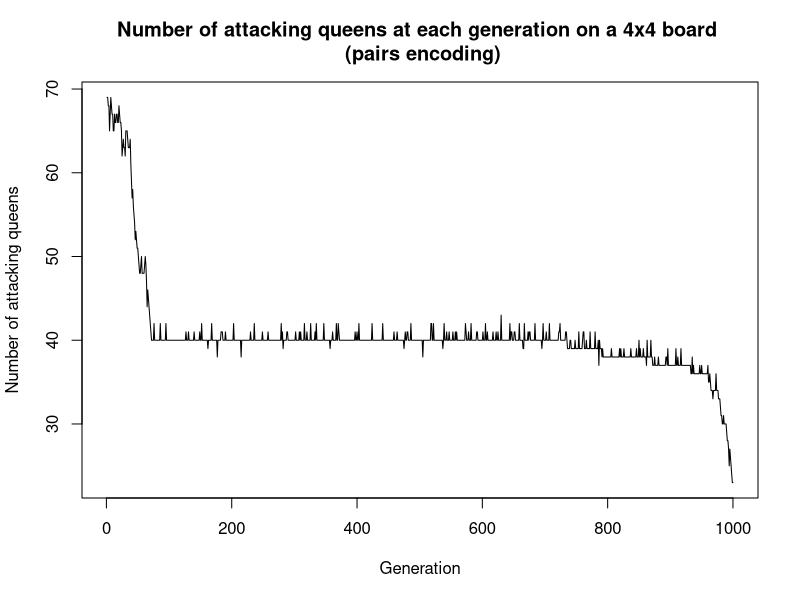
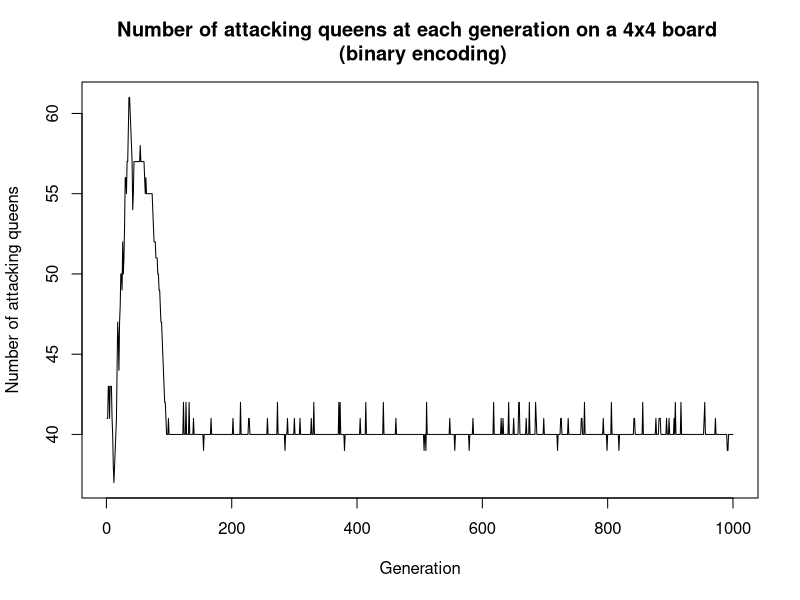
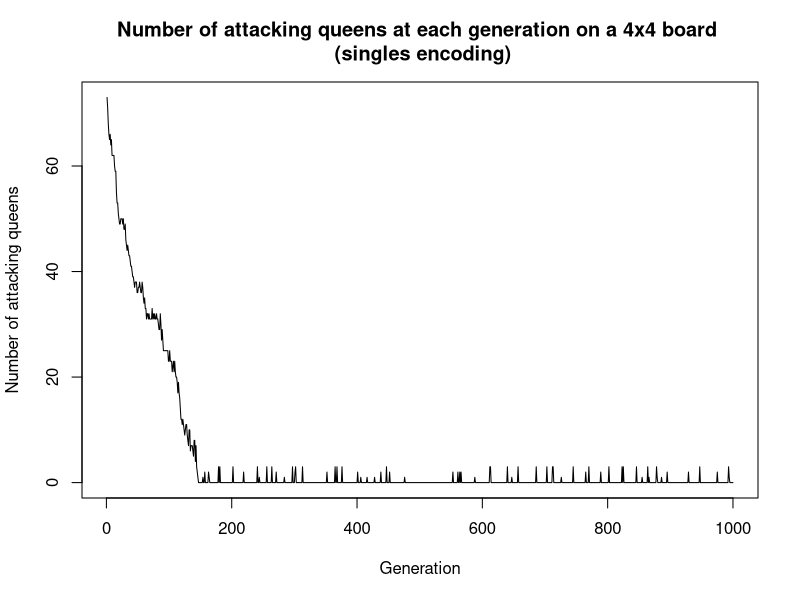
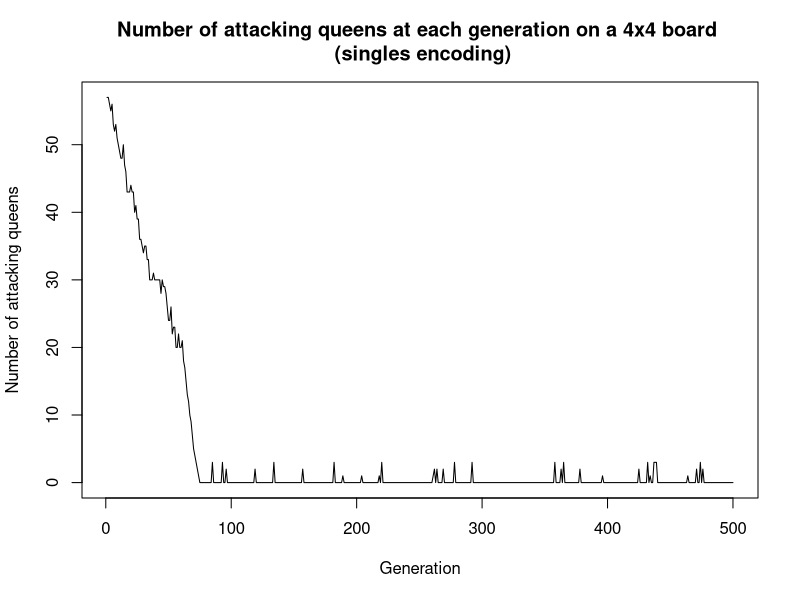
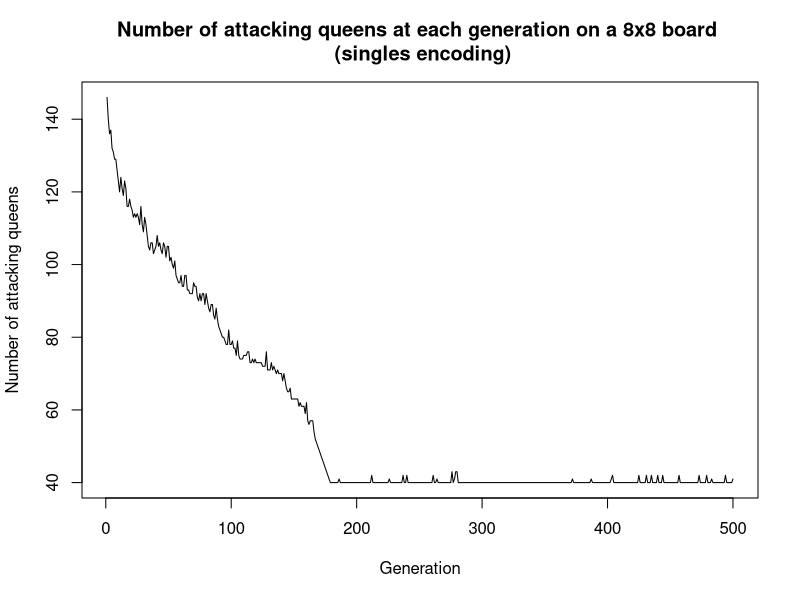
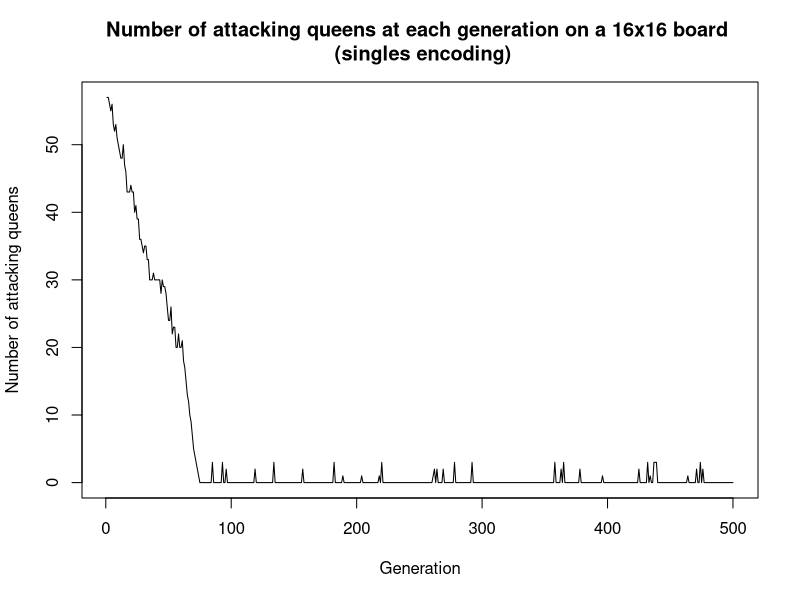
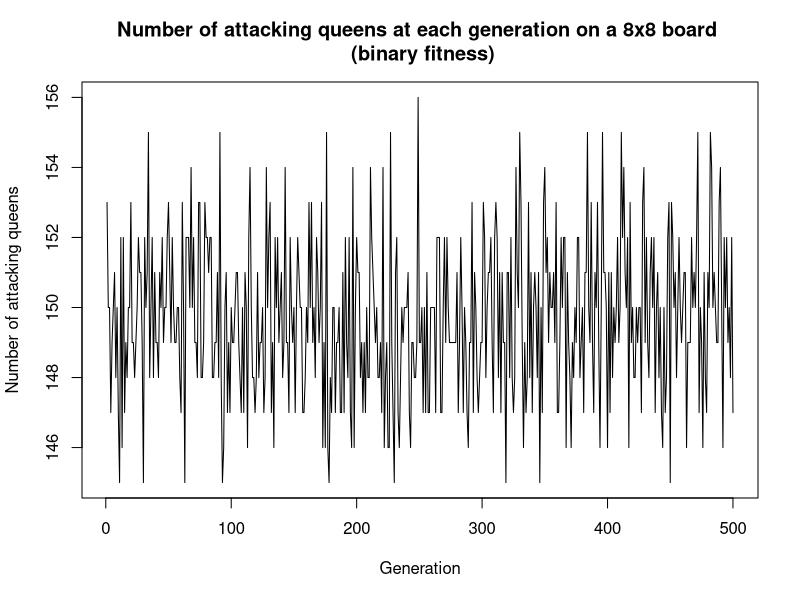
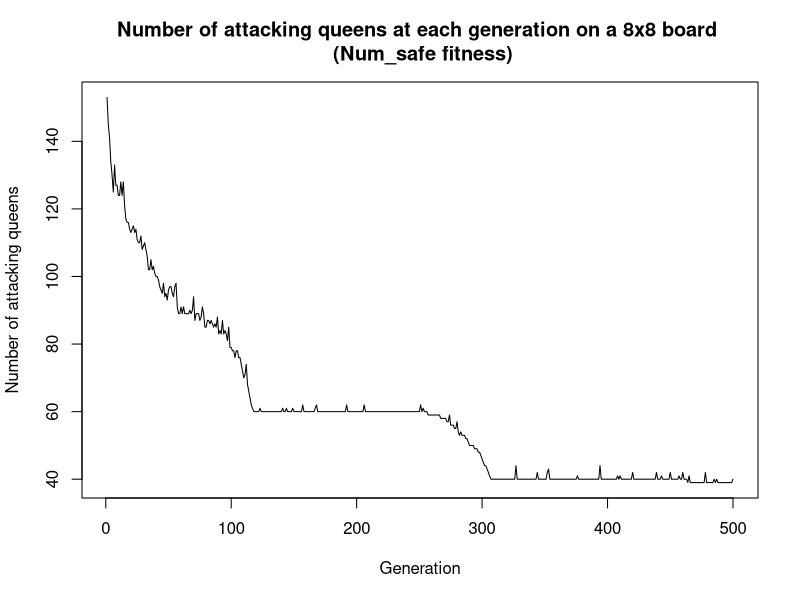

The R script that drew these images, in order:
## ---- chunk 1
knitr::opts_chunk$set(echo = FALSE)
## ---- chunk 2
BinToDec <- function(x){
  #https://stackoverflow.com/questions/12892348/convert-binary-string-to-binary-or-decimal-value
  sum(2^(which(rev(unlist(strsplit(as.character(x), "")) == 1))-1))
}

vizualize_board <- function(layout, n){
  #Given a layout, vizualizes the board
  if(typeof(layout) == "list" & is.null(ncol(layout))){
    #print("Binary")
    #Binary
    board <- matrix(nrow = n, ncol = n)
    #fill the board with 0s
    for (i in 1:nrow(board)){
      for (j in 1:ncol(board)){
        board[i,j] <- 0
      }
    }
    for (i in 1:n){
      board[i,BinToDec(layout[[i]])] <- 1
    }
    board <- t(board)
    #print(board)
  }else if(typeof(layout) == "integer" & is.null(ncol(layout))){
    #print("Singles")
    #Singles
    #fill the board with 0s
    board <- matrix(nrow = n, ncol = n)
    for (i in 1:n){
      for (j in 1:n){
        board[i,j] <- 0
      }
    }
    for (i in 1:n){
      board[i,layout[i]] <- 1
    }
    board <- t(board)
    #print(board)
  }else{
    #Pairs
    #print("Pairs")
    board <- matrix(nrow = n, ncol = n)
    #fill the board with 0s
    for (i in 1:nrow(board)){
      for (j in 1:ncol(board)){
        board[i,j] <- 0
      }
    }
    for (i in 1:nrow(layout)){
      board[layout[i,1], layout[i,2]] <- 1
    }
  }
  #Print the board in the console:
  for (i in 1:(nrow(board)*2)){
    cat("_")
  }
  cat("\n")
  for (i in 1:nrow(board)){
    cat("|")
    for (j in 1:ncol(board)){
      if(board[i,j] == 0){
        cat(" |")
      }else{
        cat("Q|")
      }
    }
    cat("\n")
  }
}
## ---- chunk 3
#################### PAIRS REPRESENTATION ####################

# Question 2 : Crossover

crossover <- function(layout1, layout2, p){
  #PAIRS (matrix)
  kid <- matrix(nrow = nrow(layout1), ncol = 2)
  for (i in 1:p){
    kid[i,] <- layout1[i,]
  }
  for (i in (p+1):nrow(layout2)){
    kid[i,] <- layout2[i,]
  }
  return(kid)
}

# Question 3 : Mutate

mutate <- function(layout,n){
  pair <- sample(n,1)
  layout[pair,1] <- sample(n,1)
  layout[pair,2] <- sample(n,1)
  #Disadvantages of this layout : can move to a location where there is already a queen 
  # --> Good or bad ? Good: simulate a queen "disappearing", bad: duplicates in the representation
  return(layout)
}

# Question 4 : Fitness

fitness <- function(layout, fitness_function, n){
  board <- matrix(nrow = n, ncol = n)
  #fill the board with 0s
  for (i in 1:n){
    for (j in 1:n){
      board[i,j] <- 0
    }
  }
  #fill the board with 1s where there are queens
  for (i in 1:n){
    board[layout[i,1], layout[i,2]] <- 1
  }
  #================================================================================
 #Convert the board to a list of coordinates 
  my_vec <- c()
  for(i in 1:n){
    for(j in 1:n){
      if(board[i,j]==1){
        my_vec <- c(my_vec, c(i,j))
      }
    }
  }
  if(length(my_vec) == 0){
    return(0)
  }
  points<-array( my_vec, dim=c(2,length(my_vec)/2))
  are_attacking_eachother <- function(Q1,Q2){
    #https://stackoverflow.com/questions/57239548/how-to-check-if-a-queen-is-under-attack-in-nqueens
    (Q1[1] == Q2[1] | Q1[2] == Q2[2] | Q1[1]-Q1[2] == Q2[1]-Q2[2] | Q1[1]+Q1[2] == Q2[1]+Q2[2])
  }
  fitness <- 0
  if(length(points)/2 == 1){
    if(fitness_function == "binary"){
      return(0)
    }else if(fitness_function == "num_safe"){
      return(1)
    }else{
      #number of attacking pairs
      return(0)
    }
  }else if(fitness_function == "binary"){
      for(queen in 1:((length(points)/2)-1)){
        for(other_queen in (queen+1):(length(points)/2)){
          Q1 <- c(points[1,queen], points[2,queen])
          Q2 <- c(points[1,other_queen], points[2,other_queen])
          if(are_attacking_eachother(Q1, Q2)){
            fitness <- 1
          }
        } 
      }
  }else if(fitness_function == "num_safe"){
    safe <- 0
     for(queen in 1:((length(points)/2)-1)){
        for(other_queen in (queen+1):(length(points)/2)){
          Q1 <- c(points[1,queen], points[2,queen])
          Q2 <- c(points[1,other_queen], points[2,other_queen])
          if(!are_attacking_eachother(Q1, Q2)){
            safe <- safe + 2
          }
        } 
     }
    #to scale to [0,1], we could divide by the max number of queens that can be safe
    fitness <- safe
  }else if(fitness_function == "num_attacking"){
    num_attacking <- 0
    for(queen in 1:((length(points)/2)-1)){
      for(other_queen in (queen+1):(length(points)/2)){
        Q1 <- c(points[1,queen], points[2,queen])
        Q2 <- c(points[1,other_queen], points[2,other_queen])
        if(are_attacking_eachother(Q1, Q2)){
          num_attacking <- num_attacking + 1
        }
      } 
    }
    fitness <- num_attacking
  }else{
      #(nC2 - number) of pairs of queens attacking each other.
      nc2 <- (n*(n-1)/2)
      num_attacking <- 0
      for(queen in 1:((length(points)/2)-1)){
        for(other_queen in (queen+1):(length(points)/2)){
          Q1 <- c(points[1,queen], points[2,queen])
          Q2 <- c(points[1,other_queen], points[2,other_queen])
          if(are_attacking_eachother(Q1, Q2)){
            fitness <- 1
          }
        } 
      }
      fitness <- (nc2 - num_attacking)
  }
  return(fitness)
}

# Question 5 : Genetic Algorithm

generate_random_layout_pairs <- function(n){
  pairs<-array(0, dim=c(n,2))
  for (i in 1:n){
    pairs[i,1] <- sample(n,1)
    pairs[i,2] <- sample(n,1)
  }
  return(pairs)
}

darwin_pairs <- function(n_generations, board_size, n_population, mutprob, fitness_function, crossover_p){
  ###### Initialization ######
  #generate random population
  population <- list()
  for(i in 1:n_population){
    population[[i]] <- generate_random_layout_pairs(board_size)
  }

  #calculate fitness of population
  fitnesses <- c()
  for(i in 1:n_population){
    fitnesses[i] <- fitness(population[[i]], fitness_function, board_size)
  }
  n_attacking_queens <- c()
  solutions <- list()
  ###### Genetic Algorithm ######
  for(generation in 1:n_generations){

    #Two individuals are randomly sampled from the current population, 
    # they are further used as parents
    parents <- sample(population, 2, replace = FALSE)

    #One individual with the smallest fitness is selected from the current population,
    # this will be the victim
    victim <- population[which.min(fitnesses)]
    victim_idx <- which.min(fitnesses)
    #The two sampled parents are to produce a kid by crossover
    kid <- crossover(parents[[1]], parents[[2]], p=crossover_p)

    #this kid should be mutated with probability mutprob
    if(runif(1) < mutprob){
      kid <- mutate(kid, board_size)
    }

    #The victim is replaced by the kid in the population
    population[[victim_idx]] <- kid

    #Do not forget to update the vector of fitness values of the population
    fitnesses[victim_idx] <- fitness(kid, fitness_function, board_size)

    #Remember the number of pairs of queens attacking each other at the given iteration
    attacking_queens <- 0
    for(i in 1:n_population){
      attacking_queens <- attacking_queens + fitness(population[[i]], "num_attacking", board_size)
      if(fitness(population[[i]], "num_attacking", board_size) == 0){
        solutions[[length(solutions)+1]] <- population[[i]]
      }
    }
    n_attacking_queens <- c(n_attacking_queens, attacking_queens)

  }
  return(list(n_attacking_queens = n_attacking_queens, solutions = solutions))
}

## ---- chunk 4
# Question 6 : Legal Configuration
res_pairs <- darwin_pairs(n_generations = 1000, 
                          board_size =  4, 
                          n_population = 20, 
                          mutprob = 0.1, 
                          fitness_function = "num_safe",
                          crossover_p = 2)

cat("found", length(res_pairs$solutions), "legal configurations \n")
cat("Example of a legal configuration : \n")
if(length(res_pairs$solutions) > 0){
  vizualize_board(res_pairs$solutions[[1]], 4)
}
## ---- chunk 5
# Question 7 : Plot
plot(res_pairs$n_attacking_queens, type="l", xlab="Generation", ylab="Number of attacking queens")
title("Number of attacking queens at each generation on a 4x4 board \n (pairs encoding)")

## ---- chunk 6
################### Binary Representation ###################

# Question 2 : Crossover

crossover <- function(layout1, layout2, p){
  #p < log2(n)/2
  kid <- list()
  for (i in 1:p){
    kid[[i]] <- layout1[[i]]
  }
  for (i in (p+1):length(layout2)){
    kid[[i]] <- layout2[[i]]
  }
  return(kid)
}

# Question 3 : Mutate

mutate <- function(layout,n){
    #randomly select a binary string
    binary_string <- sample(1:length(layout), 1)
    #randomly select a bit in the binary string
    bit <- sample(1:length(layout[[binary_string]]), 1)
    #flip the bit
    layout[[binary_string]][bit] <- abs(layout[[binary_string]][bit] - 1)
    return(layout)
}

# Question 4 : Fitness

fitness <- function(layout, fitness_function, n){
  #Very twisted and inefficient way of doing things, to be modified
  board <- matrix(nrow = n, ncol = n)
  #fill the board with 0s
  for (i in 1:nrow(board)){
    for (j in 1:ncol(board)){
      board[i,j] <- 0
    }
  }
  for (i in 1:length(layout)){
    board[i, BinToDec(layout[[i]])] <- 1
  }
  board <- t(board) 

  #================================================================================
  #At this point, the board var should contain a matrix on the state of the board, with 1s for queens and 0s for empty spaces
  #Convert the board to a list of coordinates 
  my_vec <- c()
  for(i in 1:n){
    for(j in 1:n){
      if(board[i,j]==1){
        my_vec <- c(my_vec, c(i,j))
      }
    }
  }
  if(length(my_vec) == 0){
    return(0)
  }
  points<-array( my_vec, dim=c(2,length(my_vec)/2))
  are_attacking_eachother <- function(Q1,Q2){
    #https://stackoverflow.com/questions/57239548/how-to-check-if-a-queen-is-under-attack-in-nqueens
    (Q1[1] == Q2[1] | Q1[2] == Q2[2] | Q1[1]-Q1[2] == Q2[1]-Q2[2] | Q1[1]+Q1[2] == Q2[1]+Q2[2])
  }
  fitness <- 0
  #If only one queen on the board:
  if(length(points)/2 <= 1){
    if(fitness_function == "binary"){
      return(0)
    }else if(fitness_function == "num_safe"){
      return(length(points)/2)
    }else{ #number of attacking pairs
      return(0)
    }
    
  }else if(fitness_function == "binary"){
      for(queen in 1:((length(points)/2)-1)){
        for(other_queen in (queen+1):(length(points)/2)){
          Q1 <- c(points[1,queen], points[2,queen])
          Q2 <- c(points[1,other_queen], points[2,other_queen])
          if(are_attacking_eachother(Q1, Q2)){
            fitness <- 1
          }
        } 
      }
  }else if(fitness_function == "num_safe"){
    safe <- 0
     for(queen in 1:((length(points)/2)-1)){
        for(other_queen in (queen+1):(length(points)/2)){
          Q1 <- c(points[1,queen], points[2,queen])
          Q2 <- c(points[1,other_queen], points[2,other_queen])
          if(!are_attacking_eachother(Q1, Q2)){
            safe <- safe + 2
          }
        } 
     }
    #to scale to [0,1], we can divide by the max number of queens that can be safe
    fitness <- safe
    
  }else if(fitness_function == "num_attacking"){
    num_attacking <- 0
    for(queen in 1:((length(points)/2)-1)){
      for(other_queen in (queen+1):(length(points)/2)){
        Q1 <- c(points[1,queen], points[2,queen])
        Q2 <- c(points[1,other_queen], points[2,other_queen])
        if(are_attacking_eachother(Q1, Q2)){
          num_attacking <- num_attacking + 1
        }
      } 
    }
    fitness <- num_attacking
  }else{
      #(nC2 - number) of pairs of queens attacking each other.
      nc2 <- (n*(n-1)/2)
      num_attacking <- 0
      for(queen in 1:((length(points)/2)-1)){
        for(other_queen in (queen+1):(length(points)/2)){
          Q1 <- c(points[1,queen], points[2,queen])
          Q2 <- c(points[1,other_queen], points[2,other_queen])
          if(are_attacking_eachother(Q1, Q2)){
            fitness <- 1
          }
        } 
      }
      fitness <- nc2 - num_attacking
  }
  return(fitness)
}

# Question 5 : Genetic Algorithm

generate_random_layout_binary <- function(n){
  #Only works for n powers of 2, otherwise it can produces queens outside of the board
  layout <- list()
  for (i in 1:n){
    layout[[i]] <- sample(0:1, ceiling(log2(n)), replace = TRUE)
  }
  return(layout)
}

darwin_bin <- function(n_generations, board_size, n_population, mutprob, fitness_function, crossover_p){

  #generate random population
  population <- list()
  for(i in 1:n_population){
    population[[i]] <- generate_random_layout_binary(board_size)
  }

  #calculate fitness of population
  fitnesses <- c()
  for(i in 1:n_population){
    fitnesses[i] <- fitness(population[[i]], fitness_function, board_size)
  }
  n_attacking_queens <- c()
  solutions <- list()
  ###### Genetic Algorithm ######
  for(generation in 1:n_generations){
    #Two individuals are randomly sampled from the current population, they are further used as parents
    parents <- sample(population, 2, replace = FALSE)

    #One individual with the smallest fitness is selected from the current population, this will be the victim
    victim <- population[which.min(fitnesses)][[1]]
    victim_idx <- which.min(fitnesses)

    #The two sampled parents are to produce a kid by crossover
    kid <- crossover(parents[[1]], parents[[2]], p=crossover_p)
    #this kid should be mutated with probability mutprob
    if(runif(1) < mutprob){
      kid <- mutate(kid, board_size)
    }
    #The victim is replaced by the kid in the population
  
    population[[victim_idx]] <- kid

    #Do not forget to update the vector of fitness values of the population
    fitnesses[victim_idx] <- fitness(kid, fitness_function, board_size)

  #Remember the number of pairs of queens attacking each other at the given iteration
    attacking_queens <- 0
    for(i in 1:n_population){
      attacking_queens <- attacking_queens + fitness(population[[i]], "num_attacking", board_size)
      if(fitness(population[[i]], "num_attacking", board_size) == 0){
        solutions[[length(solutions)+1]] <- population[[i]]
      }
    }
    n_attacking_queens <- c(n_attacking_queens, attacking_queens)

  }
  return(list(n_attacking_queens = n_attacking_queens, solutions = solutions))
}

## ---- chunk 7
# Question 6 : Legal Configuration
res_bin <- darwin_bin(n_generations = 1000, 
                          board_size =  4, 
                          n_population = 20, 
                          mutprob = 0.1, 
                          fitness_function = "num_safe",
                          crossover_p = 1) #Bin rep so 2bits only

cat("found", length(res_bin$solutions), "legal configurations \n")
cat("Example of a legal configuration : \n")
if(length(res_bin$solutions) > 0){
  vizualize_board(res_bin$solutions[[1]], 4)
}
## ---- chunk 8
# Question 7 : Plot
plot(res_bin$n_attacking_queens, type="l", xlab="Generation", ylab="Number of attacking queens")
title("Number of attacking queens at each generation on a 4x4 board \n (binary encoding)")

## ---- chunk 9
################### Singles Representation ###################

# Question 2 : Crossover

crossover <- function(layout1, layout2, p){
  kid <- c()
    for (i in 1:p){
      kid <- c(kid , layout1[i])
    }
    for (i in (p+1):length(layout2)){
      kid <- c(kid , layout2[i])
    }
    return(kid)
}

# Question 3 : Mutate

mutate <- function(layout,n){
    row <- sample(n,1)
    layout[row] <- sample(n,1)
    #Disadvantages of this method : a queen can only be moved within a column, and it can also not be moved at all
    return(layout)
}

# Question 4 : Fitness

fitness <- function(layout, fitness_function, n){
  #Very twisted and inefficient way of doing things, to be modified
  board <- matrix(nrow = n, ncol = n)
  #fill the board with 0s
  for (i in 1:n){
    for (j in 1:n){
      board[i,j] <- 0
    }
  }
  for (i in 1:n){
    board[i,layout[i]] <- 1
  }
  board <- t(board)
  #================================================================================
  #At this point, the board var should contain a matrix on the state of the board, with 1s for queens and 0s for empty spaces
  #Convert the board to a list of coordinates 
  my_vec <- c()
  for(i in 1:n){
    for(j in 1:n){
      if(board[i,j]==1){
        my_vec <- c(my_vec, c(i,j))
      }
    }
  }
  if(length(my_vec) == 0){
    return(0)
  }
  points<-array( my_vec, dim=c(2,length(my_vec)/2))
  are_attacking_eachother <- function(Q1,Q2){
    #https://stackoverflow.com/questions/57239548/how-to-check-if-a-queen-is-under-attack-in-nqueens
    (Q1[1] == Q2[1] | Q1[2] == Q2[2] | Q1[1]-Q1[2] == Q2[1]-Q2[2] | Q1[1]+Q1[2] == Q2[1]+Q2[2])
  }
  fitness <- 0
  #If only one queen on the board:
  if(length(points)/2 <= 1){
    if(fitness_function == "binary"){
      return(0)
    }else if(fitness_function == "num_safe"){
      return(length(points)/2)
    }else{ #number of attacking pairs
      return(0)
    }
  }else if(fitness_function == "binary"){
      for(queen in 1:((length(points)/2)-1)){
        for(other_queen in (queen+1):(length(points)/2)){
          Q1 <- c(points[1,queen], points[2,queen])
          Q2 <- c(points[1,other_queen], points[2,other_queen])
          if(are_attacking_eachother(Q1, Q2)){
            fitness <- 1
          }
        } 
      }
  }else if(fitness_function == "num_safe"){
    safe <- 0
     for(queen in 1:((length(points)/2)-1)){
        for(other_queen in (queen+1):(length(points)/2)){
          Q1 <- c(points[1,queen], points[2,queen])
          Q2 <- c(points[1,other_queen], points[2,other_queen])
          if(!are_attacking_eachother(Q1, Q2)){
            safe <- safe + 2
          }
        } 
     }
    #to scale to [0,1], we can divide by the max number of queens that can be safe
    fitness <- safe
  }else if(fitness_function == "num_attacking"){
    num_attacking <- 0
    for(queen in 1:((length(points)/2)-1)){
      for(other_queen in (queen+1):(length(points)/2)){
        Q1 <- c(points[1,queen], points[2,queen])
        Q2 <- c(points[1,other_queen], points[2,other_queen])
        if(are_attacking_eachother(Q1, Q2)){
          num_attacking <- num_attacking + 1
        }
      } 
    }
    fitness <- num_attacking
  }else{
      #(nC2 - number) of pairs of queens attacking each other.
      nc2 <- (n*(n-1)/2)
      num_attacking <- 0
      for(queen in 1:((length(points)/2)-1)){
        for(other_queen in (queen+1):(length(points)/2)){
          Q1 <- c(points[1,queen], points[2,queen])
          Q2 <- c(points[1,other_queen], points[2,other_queen])
          if(are_attacking_eachother(Q1, Q2)){
            fitness <- 1
          }
        } 
      }
      fitness <- (nc2 - num_attacking)
  }
  return(fitness)
}

# Question 5 : Genetic Algorithm

generate_random_layout_singles <- function(n){
  layout <- c()
  for (i in 1:n){
    layout[i] <- sample(1:n,1)
  }
  return(layout)
}

darwin_singles <- function(n_generations, board_size, n_population, mutprob, fitness_function, crossover_p){

  #generate random population
  population <- list()
  for(i in 1:n_population){
    population[[i]] <- generate_random_layout_singles(board_size)
  }

  #calculate fitness of population
  fitnesses <- c()
  for(i in 1:n_population){
    fitnesses[i] <- fitness(population[[i]], fitness_function, board_size)
  }
  n_attacking_queens <- c()
  solutions <- list()
  ###### Genetic Algorithm ######
  for(generation in 1:n_generations){
    #Two individuals are randomly sampled from the current population, they are further used as parents
    parents <- sample(population, 2, replace = FALSE)

    #One individual with the smallest fitness is selected from the current population, this will be the victim
    victim <- population[which.min(fitnesses)][[1]]
    victim_idx <- which.min(fitnesses)

    #The two sampled parents are to produce a kid by crossover
    kid <- crossover(parents[[1]], parents[[2]], p=crossover_p)
    #this kid should be mutated with probability mutprob
    if(runif(1) < mutprob){
      kid <- mutate(kid, board_size)
    }
    #The victim is replaced by the kid in the population
  
    population[[victim_idx]] <- kid

    #Do not forget to update the vector of fitness values of the population
    fitnesses[victim_idx] <- fitness(kid, fitness_function, board_size)

  #Remember the number of pairs of queens attacking each other at the given iteration
    attacking_queens <- 0
    for(i in 1:n_population){
      attacking_queens <- attacking_queens + fitness(population[[i]], "num_attacking", board_size)
      if(fitness(population[[i]], "num_attacking", board_size) == 0){
        solutions[[length(solutions)+1]] <- population[[i]]
      }
    }
    n_attacking_queens <- c(n_attacking_queens, attacking_queens)
  }
  return(list(n_attacking_queens = n_attacking_queens, solutions = solutions))
}

## ---- chunk 10
# Question 6 : Legal Configuration
res_sin <- darwin_singles(n_generations = 1000,
                          board_size = 4,
                          n_population = 20,
                          mutprob = 0.1,
                          fitness_function ="num_safe",
                          crossover_p = 2)

cat("found", length(res_sin$solutions), "legal configurations \n")
cat("Example of a legal configuration : \n")
if(length(res_sin$solutions) > 0){
  vizualize_board(res_sin$solutions[[1]], 4)
}
## ---- chunk 11
# Question 7 : Plot
plot(res_sin$n_attacking_queens, type = "l", xlab = "Generation", ylab = "Number of attacking queens")
title("Number of attacking queens at each generation on a 4x4 board \n (singles encoding)")
## ---- chunk 12

# n = 4
start_time <- Sys.time()
res_sin4 <- darwin_singles(n_generations = 500,
                           board_size = 4,
                           n_population = 20,
                           mutprob =0.1,
                           fitness_function = "num_safe",
                           crossover_p = 2)
end_time <- Sys.time()

cat("N = 4 : found", length(res_sin4$solutions), "legal configurations")
cat("\n")
cat("time taken:", end_time - start_time, "seconds")
cat("\n")
plot(res_sin4$n_attacking_queens, type = "l", xlab = "Generation", ylab = "Number of attacking queens")
title("Number of attacking queens at each generation on a 4x4 board \n (singles encoding)")

# n = 8
start_time <- Sys.time()
res_sin8 <- darwin_singles(n_generations = 500,
                           board_size = 8,
                           n_population = 20,
                           mutprob =0.1,
                           fitness_function = "num_safe",
                           crossover_p = 4)
end_time <- Sys.time()

cat("N = 8 : found", length(res_sin8$solutions), "legal configurations")
cat("\n")
cat("time taken:", end_time - start_time, "seconds")
cat("\n")
plot(res_sin8$n_attacking_queens, type = "l", xlab = "Generation", ylab = "Number of attacking queens")
title("Number of attacking queens at each generation on a 8x8 board \n (singles encoding)")

# n = 16
start_time <- Sys.time()
res_sin16 <- darwin_singles(n_generations = 500,
                           board_size = 16,
                           n_population = 20,
                           mutprob =0.1,
                           fitness_function = "num_safe",
                           crossover_p = 8)
end_time <- Sys.time()

cat("N = 16 : found", length(res_sin16$solutions), "legal configurations")
cat("\n")
cat("time taken:", end_time - start_time, "seconds")
cat("\n")
plot(res_sin4$n_attacking_queens, type = "l", xlab = "Generation", ylab = "Number of attacking queens")
title("Number of attacking queens at each generation on a 16x16 board \n (singles encoding)")

## ---- chunk 13

# Binary
start_time <- Sys.time()
res_sinA <- darwin_singles(n_generations = 500,
                           board_size = 8,
                           n_population = 20,
                           mutprob =0.1,
                           fitness_function = "binary",
                           crossover_p = 4)
end_time <- Sys.time()

cat("Binary: found", length(res_sinA$solutions), "legal configurations")
cat("\n")
cat("time taken:", end_time - start_time, "seconds")
cat("\n")
plot(res_sinA$n_attacking_queens, type = "l", xlab = "Generation", ylab = "Number of attacking queens")
title("Number of attacking queens at each generation on a 8x8 board \n (binary fitness)")

# Number of Safe Queens
start_time <- Sys.time()
res_sinB <- darwin_singles(n_generations = 500,
                           board_size = 8,
                           n_population = 20,
                           mutprob =0.1,
                           fitness_function = "num_safe",
                           crossover_p = 4)
end_time <- Sys.time()

cat("Num_safe : found", length(res_sinB$solutions), "legal configurations")
cat("\n")
cat("time taken:", end_time - start_time, "seconds")
cat("\n")
plot(res_sinB$n_attacking_queens, type = "l", xlab = "Generation", ylab = "Number of attacking queens")
title("Number of attacking queens at each generation on a 8x8 board \n (Num_safe fitness)")

# n = 16
start_time <- Sys.time()
res_sinC <- darwin_singles(n_generations = 500,
                           board_size = 8,
                           n_population = 20,
                           mutprob =0.1,
                           fitness_function = "other",
                           crossover_p = 4)
end_time <- Sys.time()

cat("nC2 - num_attacking : found", length(res_sinC$solutions), "legal configurations")
cat("\n")
cat("time taken:", end_time - start_time, "seconds")
cat("\n")
plot(res_sinC$n_attacking_queens, type = "l", xlab = "Generation", ylab = "Number of attacking queens")
title("Number of attacking queens at each generation on a 8x8 board \n (nC2 - num_attacking fitness)")

## ---- chunk 14

# mutprob= 0.1
start_time <- Sys.time()
res_sinA <- darwin_singles(n_generations = 1000,
                           board_size = 8,
                           n_population = 20,
                           mutprob =0.1,
                           fitness_function = "num_safe",
                           crossover_p = 4)
end_time <- Sys.time()

cat("mutprob= 0.1: found", length(res_sinA$solutions), "legal configurations")
cat("\n")
cat("time taken:", end_time - start_time, "seconds")
cat("\n")
plot(res_sinA$n_attacking_queens, type = "l", xlab = "Generation", ylab = "Number of attacking queens")
title("Number of attacking queens at each generation on a 8x8 board \n (mutprob= 0.1)")

# mutprob= 0.5
start_time <- Sys.time()
res_sinB <- darwin_singles(n_generations = 1000,
                           board_size = 8,
                           n_population = 20,
                           mutprob= 0.5,
                           fitness_function = "num_safe",
                           crossover_p = 4)
end_time <- Sys.time()

cat("mutprob= 0.5: found", length(res_sinB$solutions), "legal configurations")
cat("\n")
cat("time taken:", end_time - start_time, "seconds")
cat("\n")
plot(res_sinB$n_attacking_queens, type = "l", xlab = "Generation", ylab = "Number of attacking queens")
title("Number of attacking queens at each generation on a 8x8 board \n (mutprob= 0.5)")

# mutprob= 0.9
start_time <- Sys.time()
res_sinC <- darwin_singles(n_generations = 1000,
                           board_size = 8,
                           n_population = 20,
                           mutprob= 0.9,
                           fitness_function = "num_safe",
                           crossover_p = 4)
end_time <- Sys.time()

cat("mutprob= 0.9: found", length(res_sinC$solutions), "legal configurations")
cat("\n")
cat("time taken:", end_time - start_time, "seconds")
cat("\n")
plot(res_sinC$n_attacking_queens, type = "l", xlab = "Generation", ylab = "Number of attacking queens")
title("Number of attacking queens at each generation on a 8x8 board \n (mutprob= 0.9)")

## ---- chunk 15
# 2.1
data <- read.csv2("censoredproc.csv")

par(mfrow=c(1,3))

# histogram of all data
hist(as.numeric(data[,1]), freq=F, main="Histogram of all data")

# histogram of data with cens=1
hist(as.numeric(data[which(data[,2]==1),1]), freq=F, main="Histogram of cens=1 data")

# histogram of data with cens=2
hist(as.numeric(data[which(data[,2]==2),1]), freq=F, main="Histogram of cens=2 data")

min(as.numeric(data[which(data[,2]==1),1]))
min(as.numeric(data[which(data[,2]==2),1]))

## ---- chunk 16
# 2.2
## ---- chunk 17
#2.3
## ---- chunk 18
#2.4
## ---- chunk 19
#2.5
## ---- chunk 20
#2.6

